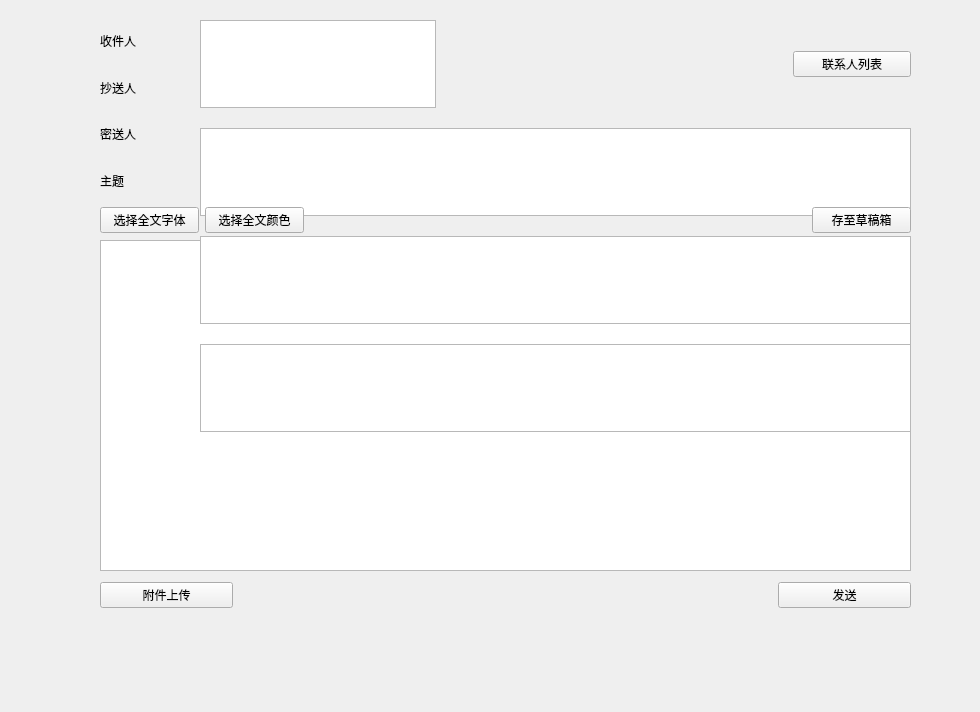
<?xml version="1.0" encoding="UTF-8"?>
<ui version="4.0">
 <class>WriteLetterWindow</class>
 <widget class="QMainWindow" name="WriteLetterWindow">
  <property name="geometry">
   <rect>
    <x>0</x>
    <y>0</y>
    <width>980</width>
    <height>712</height>
   </rect>
  </property>
  <property name="windowTitle">
   <string>MainWindow</string>
  </property>
  <widget class="QWidget" name="centralwidget">
   <widget class="QTextEdit" name="Lcontext">
    <property name="geometry">
     <rect>
      <x>100</x>
      <y>240</y>
      <width>811</width>
      <height>331</height>
     </rect>
    </property>
   </widget>
   <widget class="QWidget" name="verticalLayoutWidget">
    <property name="geometry">
     <rect>
      <x>100</x>
      <y>20</y>
      <width>101</width>
      <height>181</height>
     </rect>
    </property>
    <layout class="QVBoxLayout" name="verticalLayout">
     <item>
      <widget class="QLabel" name="Lreciver">
       <property name="text">
        <string>收件人</string>
       </property>
      </widget>
     </item>
     <item>
      <widget class="QLabel" name="LreciverOther">
       <property name="text">
        <string>抄送人</string>
       </property>
      </widget>
     </item>
     <item>
      <widget class="QLabel" name="LreciverSecert">
       <property name="text">
        <string>密送人</string>
       </property>
      </widget>
     </item>
     <item>
      <widget class="QLabel" name="Ltheme">
       <property name="text">
        <string>主题</string>
       </property>
      </widget>
     </item>
    </layout>
   </widget>
   <widget class="QWidget" name="verticalLayoutWidget_2">
    <property name="geometry">
     <rect>
      <x>200</x>
      <y>20</y>
      <width>711</width>
      <height>412</height>
     </rect>
    </property>
    <layout class="QVBoxLayout" name="verticalLayout_2" stretch="0,0,0,0">
     <property name="spacing">
      <number>20</number>
     </property>
     <item>
      <layout class="QHBoxLayout" name="horizontalLayout" stretch="4,3,2">
       <property name="spacing">
        <number>90</number>
       </property>
       <item>
        <widget class="QTextEdit" name="Lreceiver"/>
       </item>
       <item>
        <widget class="QLabel" name="label">
         <property name="text">
          <string/>
         </property>
        </widget>
       </item>
       <item>
        <widget class="QPushButton" name="ReceiveListButton">
         <property name="text">
          <string>联系人列表</string>
         </property>
        </widget>
       </item>
      </layout>
     </item>
     <item>
      <widget class="QTextEdit" name="LreceivOther"/>
     </item>
     <item>
      <widget class="QTextEdit" name="LreceiverSecert"/>
     </item>
     <item>
      <widget class="QTextEdit" name="LthemInput"/>
     </item>
    </layout>
   </widget>
   <widget class="QWidget" name="horizontalLayoutWidget_2">
    <property name="geometry">
     <rect>
      <x>100</x>
      <y>200</y>
      <width>811</width>
      <height>41</height>
     </rect>
    </property>
    <layout class="QHBoxLayout" name="horizontalLayout_2" stretch="1,1,5,1">
     <item>
      <widget class="QPushButton" name="LchooseFont">
       <property name="text">
        <string>选择全文字体</string>
       </property>
      </widget>
     </item>
     <item>
      <widget class="QPushButton" name="LchooseFontColor">
       <property name="text">
        <string>选择全文颜色</string>
       </property>
      </widget>
     </item>
     <item>
      <widget class="QLabel" name="label_2">
       <property name="text">
        <string/>
       </property>
      </widget>
     </item>
     <item>
      <widget class="QPushButton" name="SaveDraftButton">
       <property name="text">
        <string>存至草稿箱</string>
       </property>
      </widget>
     </item>
    </layout>
   </widget>
   <widget class="QWidget" name="horizontalLayoutWidget_3">
    <property name="geometry">
     <rect>
      <x>100</x>
      <y>570</y>
      <width>811</width>
      <height>51</height>
     </rect>
    </property>
    <layout class="QHBoxLayout" name="horizontalLayout_3" stretch="1,4,1">
     <item>
      <widget class="QPushButton" name="UPloadattach">
       <property name="text">
        <string>附件上传</string>
       </property>
      </widget>
     </item>
     <item>
      <widget class="QLabel" name="label_3">
       <property name="text">
        <string/>
       </property>
      </widget>
     </item>
     <item>
      <widget class="QPushButton" name="Lsend">
       <property name="text">
        <string>发送</string>
       </property>
      </widget>
     </item>
    </layout>
   </widget>
  </widget>
 </widget>
 <resources/>
 <connections/>
</ui>
